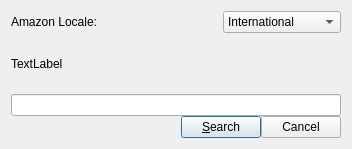
<ui version="4.0" >
 <class>EditCoverSearchDialog</class>
 <widget class="QDialog" name="EditCoverSearchDialog" >
  <property name="geometry" >
   <rect>
    <x>0</x>
    <y>0</y>
    <width>352</width>
    <height>149</height>
   </rect>
  </property>
  <property name="sizePolicy" >
   <sizepolicy vsizetype="Minimum" hsizetype="Expanding" >
    <horstretch>0</horstretch>
    <verstretch>0</verstretch>
   </sizepolicy>
  </property>
  <property name="maximumSize" >
   <size>
    <width>16777215</width>
    <height>150</height>
   </size>
  </property>
  <property name="windowTitle" >
   <string>Dialog</string>
  </property>
  <layout class="QHBoxLayout" name="horizontalLayout" >
   <item>
    <layout class="QVBoxLayout" >
     <property name="spacing" >
      <number>0</number>
     </property>
     <item>
      <layout class="QHBoxLayout" >
       <property name="spacing" >
        <number>0</number>
       </property>
       <item>
        <widget class="QLabel" name="localeLabel" >
         <property name="text" >
          <string>Amazon Locale: </string>
         </property>
        </widget>
       </item>
       <item>
        <spacer>
         <property name="orientation" >
          <enum>Qt::Horizontal</enum>
         </property>
         <property name="sizeHint" stdset="0" >
          <size>
           <width>40</width>
           <height>20</height>
          </size>
         </property>
        </spacer>
       </item>
       <item>
        <widget class="KComboBox" name="amazonLocale" >
         <item>
          <property name="text" >
           <string>International</string>
          </property>
         </item>
         <item>
          <property name="text" >
           <string>Canada</string>
          </property>
         </item>
         <item>
          <property name="text" >
           <string>France</string>
          </property>
         </item>
         <item>
          <property name="text" >
           <string>Germany</string>
          </property>
         </item>
         <item>
          <property name="text" >
           <string>Japan</string>
          </property>
         </item>
         <item>
          <property name="text" >
           <string>United Kingdom</string>
          </property>
         </item>
        </widget>
       </item>
      </layout>
     </item>
     <item>
      <layout class="QVBoxLayout" >
       <property name="spacing" >
        <number>0</number>
       </property>
       <item>
        <widget class="QLabel" name="textLabel" >
         <property name="sizePolicy" >
          <sizepolicy vsizetype="Preferred" hsizetype="Expanding" >
           <horstretch>0</horstretch>
           <verstretch>0</verstretch>
          </sizepolicy>
         </property>
         <property name="text" >
          <string>TextLabel</string>
         </property>
        </widget>
       </item>
       <item>
        <widget class="KLineEdit" name="SearchLineEdit" />
       </item>
      </layout>
     </item>
     <item>
      <layout class="QHBoxLayout" >
       <property name="spacing" >
        <number>0</number>
       </property>
       <item>
        <spacer>
         <property name="orientation" >
          <enum>Qt::Horizontal</enum>
         </property>
         <property name="sizeHint" stdset="0" >
          <size>
           <width>50</width>
           <height>20</height>
          </size>
         </property>
        </spacer>
       </item>
       <item>
        <widget class="KPushButton" name="SearchButton" >
         <property name="text" >
          <string>&amp;Search</string>
         </property>
        </widget>
       </item>
       <item>
        <widget class="QDialogButtonBox" name="Bar" >
         <property name="sizePolicy" >
          <sizepolicy vsizetype="Fixed" hsizetype="Fixed" >
           <horstretch>0</horstretch>
           <verstretch>0</verstretch>
          </sizepolicy>
         </property>
         <property name="orientation" >
          <enum>Qt::Horizontal</enum>
         </property>
         <property name="standardButtons" >
          <set>QDialogButtonBox::Cancel</set>
         </property>
        </widget>
       </item>
      </layout>
     </item>
    </layout>
   </item>
  </layout>
 </widget>
 <customwidgets>
  <customwidget>
   <class>KComboBox</class>
   <extends>QComboBox</extends>
   <header>kcombobox.h</header>
  </customwidget>
  <customwidget>
   <class>KLineEdit</class>
   <extends>QLineEdit</extends>
   <header>klineedit.h</header>
  </customwidget>
  <customwidget>
   <class>KPushButton</class>
   <extends>QPushButton</extends>
   <header>kpushbutton.h</header>
  </customwidget>
 </customwidgets>
 <resources/>
 <connections>
  <connection>
   <sender>Bar</sender>
   <signal>accepted()</signal>
   <receiver>EditCoverSearchDialog</receiver>
   <slot>accept()</slot>
   <hints>
    <hint type="sourcelabel" >
     <x>226</x>
     <y>132</y>
    </hint>
    <hint type="destinationlabel" >
     <x>157</x>
     <y>274</y>
    </hint>
   </hints>
  </connection>
  <connection>
   <sender>Bar</sender>
   <signal>rejected()</signal>
   <receiver>EditCoverSearchDialog</receiver>
   <slot>reject()</slot>
   <hints>
    <hint type="sourcelabel" >
     <x>311</x>
     <y>145</y>
    </hint>
    <hint type="destinationlabel" >
     <x>286</x>
     <y>274</y>
    </hint>
   </hints>
  </connection>
  <connection>
   <sender>SearchButton</sender>
   <signal>clicked()</signal>
   <receiver>EditCoverSearchDialog</receiver>
   <slot>accept()</slot>
   <hints>
    <hint type="sourcelabel" >
     <x>155</x>
     <y>137</y>
    </hint>
    <hint type="destinationlabel" >
     <x>125</x>
     <y>170</y>
    </hint>
   </hints>
  </connection>
 </connections>
</ui>
